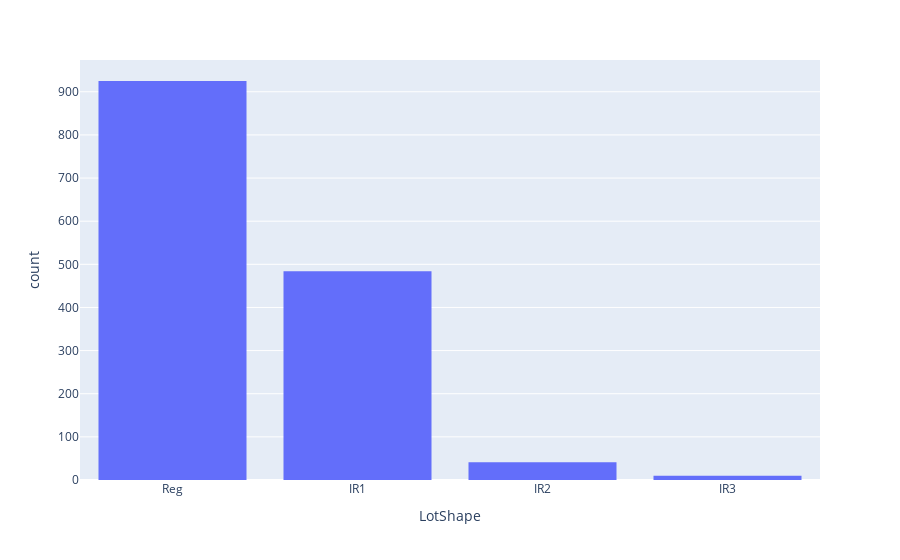

Notebook cell for this chart:
### Markdown cell above
### LotShape: 

General shape of property

Reg => Regular<br >
IR1 => Slightly irregular<br >
IR2 => Moderately Irregular<br >
IR3 => Irregular

### Code cell
explore('LotShape')

### Figure 1 — Plotly figure (JSON) as saved in the notebook; plotly's stock layout.template omitted (floating-point values rounded to 4 significant figures; data arrays with more than 128 entries replaced by an {"elided": "..."} marker saying what was removed)
{"data": [{"alignmentgroup": "True", "bingroup": "x", "hovertemplate": "LotShape=%{x}<br>count=%{y}<extra></extra>", "legendgroup": "", "marker": {"color": "#636efa", "pattern": {"shape": ""}}, "name": "", "offsetgroup": "", "orientation": "v", "showlegend": false, "type": "histogram", "x": {"elided": "1460 str values"}, "xaxis": "x", "yaxis": "y"}], "layout": {"barmode": "relative", "legend": {"tracegroupgap": 0}, "margin": {"t": 60}, "xaxis": {"anchor": "y", "domain": [0, 1], "title": {"text": "LotShape"}}, "yaxis": {"anchor": "x", "domain": [0, 1], "title": {"text": "count"}}}}
